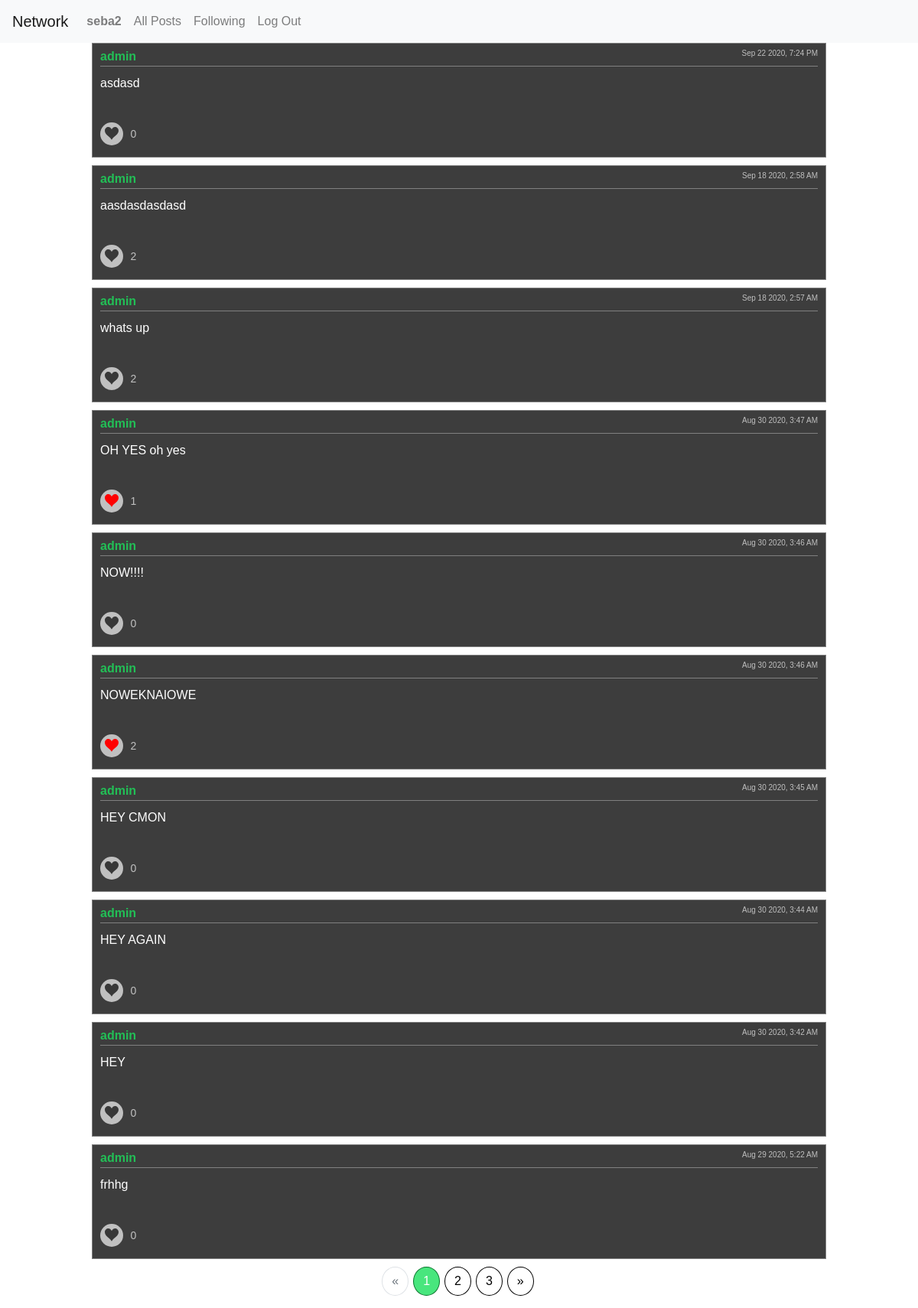
The page /follow_index (signed in) on the database its author committed.
### network/models.py (models this page shows, shortened)
class User(AbstractUser):
    pass

class Post(models.Model):
    post_user = models.ForeignKey(User, on_delete=models.CASCADE)
    post_content = models.TextField()
    post_timestamp = models.DateTimeField(auto_now_add=True)
    post_likes = models.IntegerField(default=0)

### network/views.py (the view)
# urls.py: path("follow_index", views.follow_index, name="follow_index"),
@login_required(login_url='/login', redirect_field_name=None)
def follow_index(request):
    current_user = User.objects.get(pk=request.user.id)
    following_user = Follow.objects.filter(follow_user=current_user)
    posts = []
    for user in following_user:
        user_posts = Post.objects.filter(post_user=user.follow_following) #.order_by("-post_timestamp")
        for post in user_posts:
            try:
                if_liked = Like.objects.get(like_post=post.id, like_by=current_user)
                post.liked_by_user = True
            except:
                post.liked_by_user = False
            posts.append(post)
    all_posts = sorted(posts, key=lambda post: post.post_timestamp, reverse=True)
    if not all_posts:
        return render(request, "network/follow_index.html", {
            "empty": True
        })
    else:
        page = request.GET.get('page', 1)
        paginator = Paginator(all_posts, 10)
        try:
            posts_pagination = paginator.page(page)
        except PageNotAnInteger:
            posts_pagination = paginator.page(1)
        except EmptyPage:
            posts_pagination = paginator.page(paginator.num_pages)
        return render(request, "network/follow_index.html", {
            "posts": posts_pagination
        })

### network/templates/network/follow_index.html (shortened to what this page needs)
{% extends "network/layout.html" %}
{% block body %}
    {% if empty %}
        <div class="empty">You are not following any users yet.</div>
    {% else %}
        <div id="posts-view">
            {% for post in posts %}
                <div class="post-container" id="post_{{ post.id }}">
                    <div class="post-container-username">
                        <a href="{% url 'user' post.post_user.id %}"><b>{{ post.post_user.username }}</b></a>
                        <div class="post-timestamp">{{ post.post_timestamp|date:"M j Y, g:i A" }}</div>
                    </div>
                    <div class="post-content">{{ post.post_content }}</div>
                    <div id="like-btn" class="likes-container" data-id="{{ post.id }}">
                        <span class="like-btn" aria-label="Like this post." data-id="{{ post.id }}">
                            <svg data-id="{{ post.id }}" {% if post.liked_by_user %}class="heart liked" {% else %}class="heart"{% endif %} viewBox="0 0 32 29.6">
                                <path data-id="{{ post.id }}" d="M23.6,0c-3.4,0-6.3,2.7-7.6,5.6C14.7,2.7,11.8,0,8.4,0C3.8,0,0,3.8,0,8.4c0,9.4,9.5,11.9,16,21.2
                                c6.1-9.3,16-12.1,16-21.2C32,3.8,28.2,0,23.6,0z"/>
                            </svg>
                        </span>
                        <label data-id="{{ post.id }}" for="likes-container" id="post-likes">{{ post.post_likes }}</label>
                    </div>
                </div>
            {% endfor %}
        </div>
    {% endif %}
    {% if posts.has_other_pages %}
    <ul class="pagination">
    {% if posts.has_previous %}
        <li class="page-item"><a class="page-link" href="?page={{ posts.previous_page_number }}">&laquo;</a></li>
    {% else %}
        <li class="disabled page-item"><span class="page-link">&laquo;</span></li>
    {% endif %}
    {% for i in posts.paginator.page_range %}
        {% if posts.number == i %}
        <li class="active page-item"><span class="page-link">{{ i }} <span class="sr-only">(current)</span></span></li>
        {% else %}
        <li class="page-item"><a class="page-link" href="?page={{ i }}">{{ i }}</a></li>
        {% endif %}
    {% endfor %}
    {% if posts.has_next %}
        <li><a class="page-link" href="?page={{ posts.next_page_number }}">&raquo;</a></li>
    {% else %}
        <li class="disabled page-item"><span class="page-link">&raquo;</span></li>
    {% endif %}
    </ul>
    {% endif %}
{% endblock %}

### network/templates/network/layout.html (shortened to what this page needs)
{% load static %}
<!DOCTYPE html>
<html lang="en">
    <head>
        <link rel="stylesheet" href="https://stackpath.bootstrapcdn.com/bootstrap/4.4.1/css/bootstrap.min.css">
        <link href="{% static 'network/styles.css' %}" rel="stylesheet">
        <link rel="stylesheet" href="https://cdnjs.cloudflare.com/ajax/libs/animate.css/4.0.0/animate.min.css">
    </head>
    <body>
        <nav class="navbar navbar-expand-lg navbar-light bg-light">
            <a class="navbar-brand" href="{% url 'index' %}">Network</a>
            <div>
              <ul class="navbar-nav mr-auto">
                {% if user.is_authenticated %}
                    <li class="nav-item">
                        <a class="nav-link" href="{% url 'profile' %}"><strong>{{ user.username }}</strong></a>
                    </li>
                {% endif %}
                <li class="nav-item">
                  <a class="nav-link" href="{% url 'index' %}">All Posts</a>
                </li>
                {% if user.is_authenticated %}
                    <li class="nav-item">
                        <a class="nav-link" href="{% url 'follow_index' %}">Following</a>
                    </li>
                    <li class="nav-item">
                        <a class="nav-link" href="{% url 'logout' %}">Log Out</a>
                    </li>
                {% endif %}
              </ul>
            </div>
        </nav>
        <div class="body">
            {% block body %}
            {% endblock %}
        </div>
    </body>
</html>

### network/static/network/styles.css (style rules this page uses)
body { font-family: sans-serif; background: white; color: white; }
.post-container { width: 80%; height: 150px; border: 1px solid gray; margin-bottom: 10px; margin-left: 10%; padding: 5px 10px; background: rgba(40, 40, 40, 0.897); }
.post-container-username { margin: 0; border-bottom: 1px solid gray; }
.post-container-username>a>b { color: rgba(27, 224, 93, 0.8); }
.post-timestamp { font-size: 10px; float: right; color: #c0c0c0; }
.post-content { height: 53%; padding-top: 10px; }
.like-btn { width: 30px; height: 30px; display: inline-block; background-color: #c0c0c0; border-radius: 25px; transition: box-shadow 1s ease, margin-top 1s ease; cursor: pointer; }
.heart { fill: rgba(40, 40, 40, 0.897); background: none; position: relative; top: 6px; width: 18px; margin-left: auto; margin-right: auto; display: block; }
.likes-container { cursor: pointer; float:left; width: 12%; }
#post-likes { font-size: 14px; color: #c0c0c0; padding-left: 5px; position: relative; top: -10px; }
.liked { fill: red; }
.pagination { justify-content: center; }
.pagination>li>a, .pagination>li>span { border-radius: 50% !important; margin: 0 3px; }
.page-item.active .page-link { background-color: rgba(27, 224, 93, 0.8); border-color: rgb(9, 117, 45); }
.page-link { color: black; border-color: black; }

### rows shown on the page
User: username "seba2"
Post: post_user.username "admin", post_timestamp "Sep 22 2020, 7:24 PM", post_content "asdasd", post_likes "0"
Post: post_user.username "admin", post_timestamp "Sep 18 2020, 2:58 AM", post_content "aasdasdasdasd", post_likes "2"
Post: post_user.username "admin", post_timestamp "Sep 18 2020, 2:57 AM", post_content "whats up", post_likes "2"
Post: post_user.username "admin", post_timestamp "Aug 30 2020, 3:47 AM", post_content "OH YES oh yes", post_likes "1"
Post: post_user.username "admin", post_timestamp "Aug 30 2020, 3:46 AM", post_content "NOW!!!!", post_likes "0"
Post: post_user.username "admin", post_timestamp "Aug 30 2020, 3:46 AM", post_content "NOWEKNAIOWE", post_likes "2"
Post: post_user.username "admin", post_timestamp "Aug 30 2020, 3:45 AM", post_content "HEY CMON", post_likes "0"
Post: post_user.username "admin", post_timestamp "Aug 30 2020, 3:44 AM", post_content "HEY AGAIN", post_likes "0"
Post: post_user.username "admin", post_timestamp "Aug 30 2020, 3:42 AM", post_content "HEY", post_likes "0"
Post: post_user.username "admin", post_timestamp "Aug 29 2020, 5:22 AM", post_content "frhhg", post_likes "0"

### other values the page prints
{{ i }} "1"
{{ i }} "2" "3"
